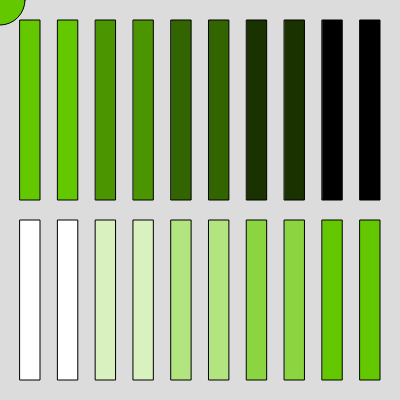
Frame 1 (no input)
Frame 60 (no input): identical to frame 1, image omitted
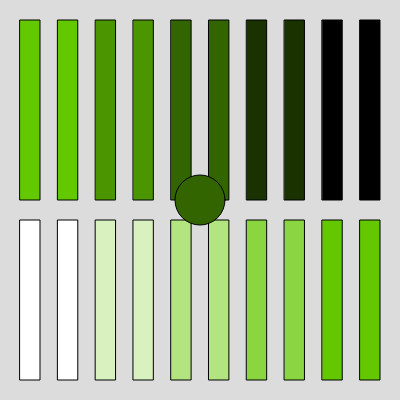
Frame 120 (the mouse pressed at the canvas centre since frame 60)

The p5.js sketch that drew these frames (run headless with seeded random() and noise() and a simulated clock; from frame 60 on, the mouse is pressed at the canvas centre):

// p5.js sketch
// ── sketch.js
/*
  Color Shades and Tints

  This script demonstrates:
  a) How to generate an array with shades of a given color.
  b) How to pick a color based on a value.

  Instructions:
  - Use the sliders to adjust the RGB values of the base color.
  - The script will generate shades and tints of the base color and display them as rectangles on the canvas.
  - Move the mouse to see a circle filled with the shade corresponding to the mouseX position.

  Code Structure:
  - 'setup()' function: Sets up the canvas, initializes the base color, generates shades and tints, and creates sliders.
  - 'draw()' function: Draws rectangles representing shades and tints on the canvas, and a circle filled with the shade corresponding to the mouseX position.
  - 'valuechanged()' function: Updates the shades and tints array when slider values change.
  - 'generateShades()' function: Generates an array of shades based on the base color.
  - 'generateTints()' function: Generates an array of tints based on the base color.
  - 'getMappedElement()' function: Returns an element from an array based on a given value.

  Variables:
  - myCol: Stores the base color.
  - numRects: Number of rectangles to draw.
  - rectW: Width of each rectangle.
  - padding: Spacing between rectangles.
  - shades: Array to hold the shades of the base color.
  - tints: Array to hold the tints of the base color.
  - redslider, greenslider, blueslider: Sliders to adjust RGB values.
*/

// given color
let myCol;
// rect specs
let numRects;
let rectW = 20;
let padding = 20;

// array to hold the shades
let shades = [];
let tints = [];

let redslider;
let greenslider;
let blueslider;

function setup() {
  createCanvas(400, 400); // Create a canvas with the size of 400x400 pixels
  // define given color
  myCol = color(100, 200, 0); // Initialize base color
  shades = generateShades(myCol, 5); // Generate shades array
  tints = generateTints(myCol, 5); // Generate tints array

  // Create sliders for adjusting RGB values
  redslider = createSlider(0, 255, 100);
  redslider.input(valuechanged);
  greenslider = createSlider(0, 255, 200);
  greenslider.input(valuechanged);
  blueslider = createSlider(0, 255, 0);
  blueslider.input(valuechanged);
}

function draw() {
  background(220); // Set background color

  let numRects = 10; // Number of rectangles to draw
  // Draw rectangles representing shades
  for (let i = 0; i < numRects; i++) {
    // Space out the rects
    let xPos = map(i, 0, numRects - 1, padding, width - rectW - padding);
    // Pick the shade by x position
    let shade = getMappedElement(xPos, 0, width, shades);
    push();
    translate(xPos, padding);
    fill(shade);
    rect(0, 0, rectW, height / 2 - padding);
    pop();
  }

  // Draw rectangles representing tints
  for (let i = 0; i < numRects; i++) {
    // Space out the rects
    let xPos = map(i, 0, numRects - 1, padding, width - rectW - padding);
    // Pick the tint by x position
    let tint = getMappedElement(xPos, 0, width, tints);
    push();
    translate(xPos, height / 2 + padding);
    fill(tint);
    rect(0, 0, rectW, height / 2 - 2 * padding);
    pop();
  }

  // Get shade based on mouseX position and draw a circle with that shade
  let shade = getMappedElement(mouseX, 0, width, shades);
  fill(shade);
  circle(mouseX, mouseY, 50);
}

// Function to get the element based on the value
function getMappedElement(value, min, max, array) {
  let index = Math.floor(map(value, min, max, 0, array.length));
  index = constrain(index, 0, array.length - 1);
  return array[index];
}

// Function to handle slider value change
function valuechanged() {
  let col = color(redslider.value(), greenslider.value(), blueslider.value());
  shades = generateShades(col, 5); // Update shades array
  tints = generateTints(col, 5); // Update tints array
}

// Function to generate shades based on the base color
function generateShades(col, numShades) {
  let shades = [];
  // Generate an array of shades
  for (let i = 0; i < numShades; i++) {
    let redValue = red(col);
    let greenValue = green(col);
    let blueValue = blue(col);
    let shadefactor = map(i, 0, numShades - 1, 1, 0);
    let shade = color(
      redValue * shadefactor,
      greenValue * shadefactor,
      blueValue * shadefactor
    );
    shades.push(shade);
  }
  return shades;
}

// Function to generate tints based on the base color
function generateTints(col, numTints) {
  let tints = [];
  // Generate an array of tints
  for (let i = 0; i < numTints; i++) {
    let redValue = red(col);
    let greenValue = green(col);
    let blueValue = blue(col);
    let tintFactor = map(i, 0, numTints - 1, 1, 0);

    // Apply the tint factor to create a tinted shade
    let tintedRed = min(redValue + (255 - redValue) * tintFactor, 255);
    let tintedGreen = min(greenValue + (255 - greenValue) * tintFactor, 255);
    let tintedBlue = min(blueValue + (255 - blueValue) * tintFactor, 255);

    let tint = color(tintedRed, tintedGreen, tintedBlue);
    tints.push(tint);
  }
  return tints;
}
